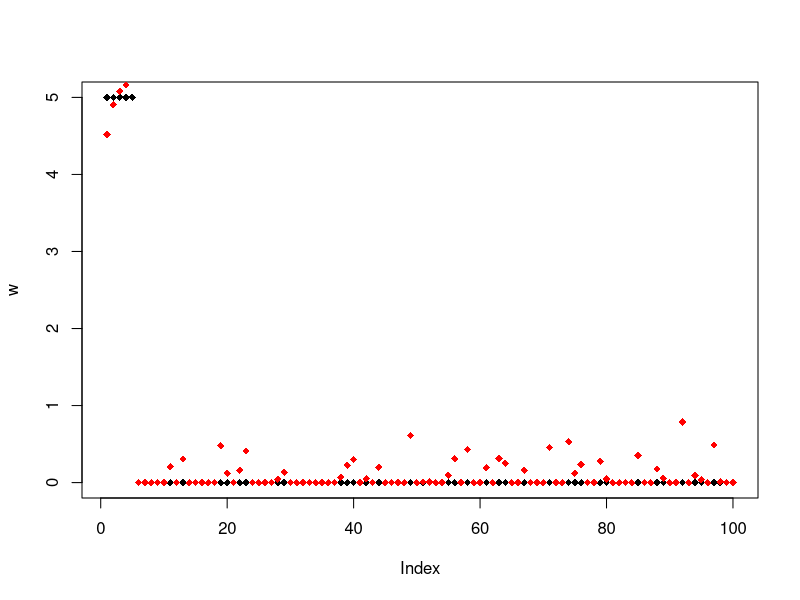
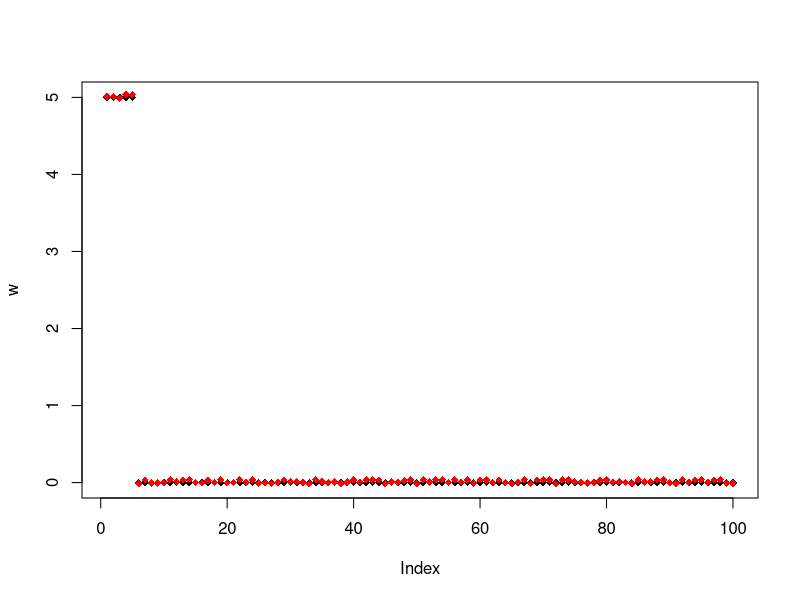
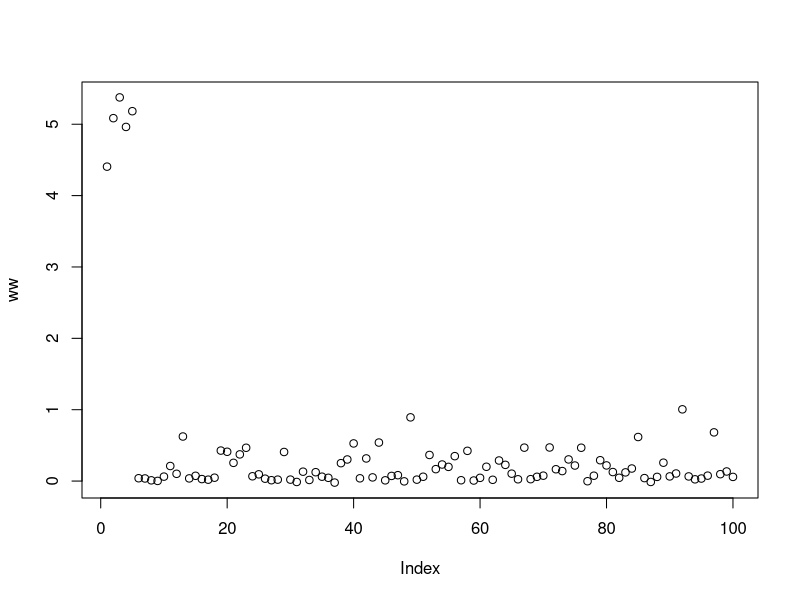

These charts were generated, in order, by the following R code: (Note: a time limit stopped this script after it produced the figures.)
## ---- chunk 1
gen_data <- function(n,p, sparsity, level){
  xvec <- rnorm(n*p)
  x <- matrix(xvec, n, p)
  w <- rep(0,p)
  w[1:sparsity] <- level
  w <- t(w)
  w <- t(w)
  y <- x%*%w
  y <- y + rnorm(length(y))
  ret <- list(x,y)
  names(ret) <- c("x", "y")
  return(ret)
}
## ---- chunk 2
lasso_loss <- function(w, lambda, x, y){
  w <- t(w)
  w <- t(w)
  lw <- sum((y - x%*%w)^2)
  omw <- sum(abs(w))
  lamomw <- lambda*omw
  return(lw + lamomw)
}
## ---- chunk 3
data <- gen_data(50, 100, 5, 5)
x <- data$x
y <- data$y
## ---- chunk 4
op<-optim(1:100, lasso_loss, lambda = 1, x=data$x, y=data$y,method = "L-BFGS-B", control=list(maxit=1000), lower = 0)
plot(c(rep(5,5),rep(0,95)), pch=18, ylab ="w")
points(op$par, col = 'red', pch = 18)
## ---- chunk 5
lasso_loss2 <- function(wlam, x, y){
  w <- wlam[1:100]
  lambda <- wlam[101]
  w <- t(w)
  w <- t(w)
  lw <- sum((y - x%*%w)^2)
  omw <- sum(abs(w))
  lamomw <- lambda*omw
  return(lw + lamomw)
}

wlament <- c(rep(5,5), rep(0,95))
wlament[101] <- 2
op2 <- optim(wlament, lasso_loss2, x=data$x, y=data$y, control=list(maxit=1000))
plot(c(rep(5,5),rep(0,95)), pch=18, ylab = "w")
points(op2$par[1:100], col = 'red', pch = 18)
op2$par[101]
## ---- chunk 6
lasso1d <- function(lambda, xx, y){ #xx is 50x1
  wnum <- (t(xx)%*%y)
  wden <- (t(xx)%*%xx)
  w <- wnum/wden
  wlass <- sign(w)*(w - (lambda/wden))
  return(wlass)
}

## ---- chunk 7
get_residual <- function(w, dim, x, y){
  w[dim]<-0
  y_pred = x%*%w
  return(y-y_pred)
}
## ---- chunk 8
ww <- 1:100 #initial w
wwcurr <- rep(0,100)
threshold <- 0.05
iter <- 1
#while((sum(ww-wwcurr > threshold) > 0)){ #takes too long to converge
while(iter < 10000){ #5000
  #print(iter)
  wwcurr <- ww
  for(i in 1:100){
     res <- get_residual(ww, i, data$x, data$y)
     ww[i] <- lasso1d(1, data$x[,i], res)
  }   
  iter <- iter + 1
}
#plot(c(rep(5,5),rep(0,95)), pch=18, ylab = "w")
#points(ww, pch = 18, color = 'red')
## ---- chunk 9
plot(ww)
## ---- chunk 10
seqe <- seq(5,50,5)
wmat <- matrix(NA, 100,10)
for(j in 1:length(seqe)){
  #print(j)
  datx <- data$x[1:seqe[j],]
  daty <- data$y[1:seqe[j]]
  ww <- 1:100 #initial w
  wwcurr <- rep(0,100)
  threshold <- 0.2
  iter <- 1
  #while(sum(ww-wwcurr > threshold) > 0 | (iter < 10000)){ #not working? idk
  while(iter < 5000){
    #print(iter)
    wwcurr <- ww
    for(i in 1:100){
       res <- get_residual(ww, i, datx, daty)
       ww[i] <- lasso1d(1, datx[,i], res)
    }   
    iter <- iter + 1
  }  
  wmat[,j] <- ww
}

#plot the l2 error between returned w and true w
truw <- c(rep(5,5), rep(0,95))
l2mat <- rep(NA, 10)
for(j in 1:10){
  l2mat[j] <- sum((truw-wmat[,j])^2)
}
seqe <- c(0, seqe)
l2mat <- c(sum(truw-rep(0,100)^2), l2mat)
plot(seqe, l2mat, ylab = "squared error loss")
